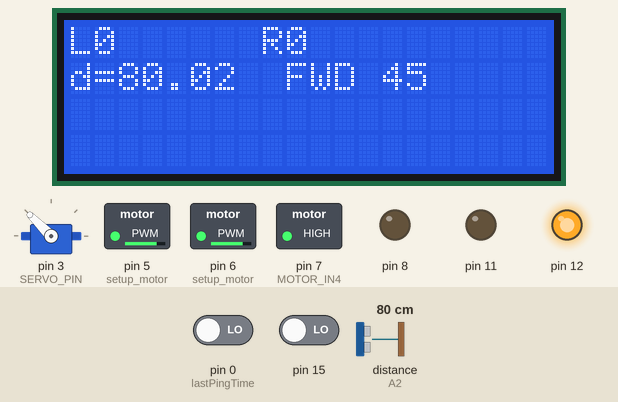
A sketch run on a simulated Arduino Mega 2560, built with avr-gcc and run on an emulated ATmega2560. Shown: servo, 20×4 character LCD, switched loads named in the sketch (green lamp = pin HIGH), output pins drawn as LEDs (lit = HIGH). Wiring (inferred from the names in the program): ultrasonic range finder: trigger pin 4; echo A2. Inputs (shaded band) come from the test bench; at power-on: distance to the obstacle (sensor on A2) 80 cm, pin 0 (lastPingTime) LOW, pin 15 LOW. The echo pulse lasts 58.3 µs per cm; EEPROM starts erased; pins used as bus, display or sensor lines are not drawn; what the sketch prints to the serial monitor is not drawn.

Above: at 2.3 s.
2.4 s: distance to the obstacle (sensor on A2) set to 27 cm
At 3.51 s:
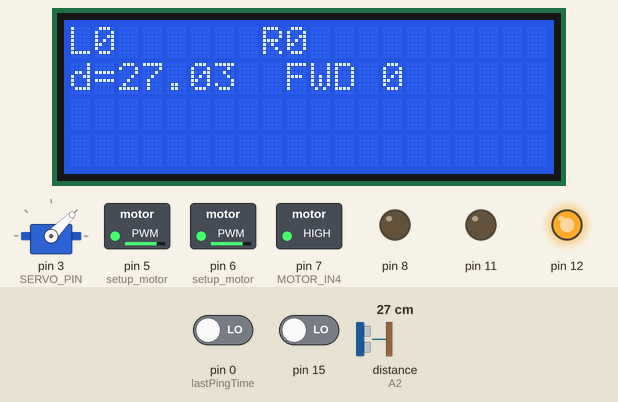
5.4 s: distance to the obstacle (sensor on A2) set to 22 cm
At 6.9 s:
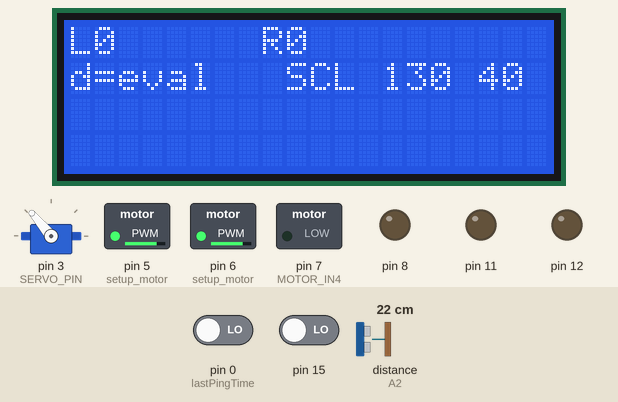
7.8 s: distance to the obstacle (sensor on A2) set to 299 cm
At 9.66 s:
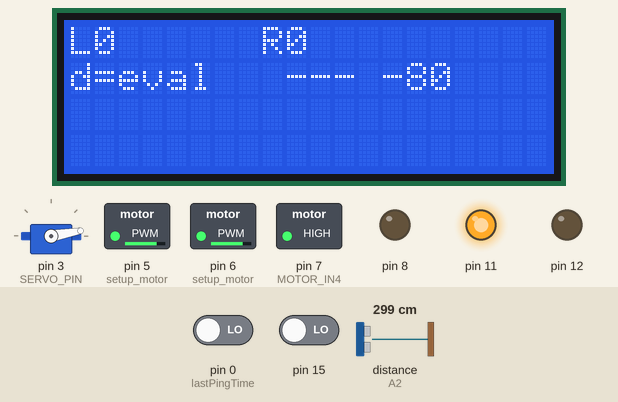
13.5 s: distance to the obstacle (sensor on A2) set to 2 cm
At 18.7 s:
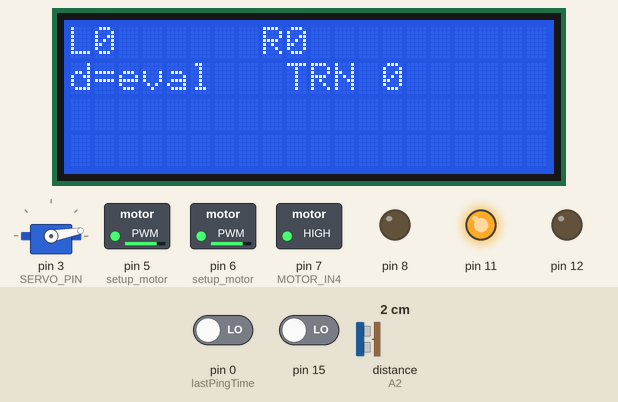
Timing chart, 0 to 22.6 s (numbered marks = the images above; inputs shaded):
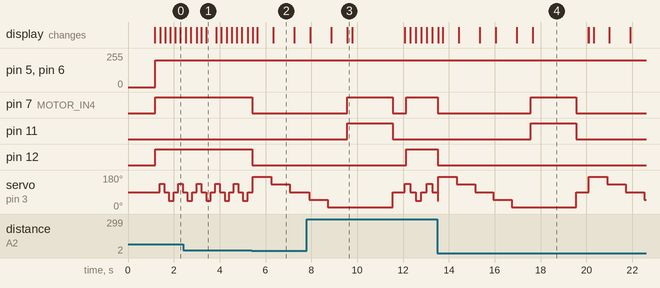

The sketch:

lab5.ino
```cpp
#include <Servo.h>
#include <LiquidCrystal_I2C.h>
#include <EEPROM.h>

#include "Ticker.h"
#include "Wheels.h"

#include "eepromlib.hpp"

#define SPEED 200
#define DELAY_BASE 1000
#define PING_INTERVAL 50
#define SERVO_MOVE_TIME 800
#define SWEEP_INTERVAL 200
#define BACKTRACK_TIME 2000

Wheels w;
Servo srv;
LiquidCrystal_I2C lcd(0x27, 20, 4);
int e_left = 1;
int e_right = 1;
int e_id = 0;

#define INTINPUT0 A0
#define INTINPUT1 A1
volatile int cnt0, cnt1;

unsigned long lastPingTime = 0;
unsigned long stateStartTime = 0;
unsigned long lastSweepTime = 0;
int sweepIndex = 0;
int sweepAngles[] = {45, 90, 135, 90};

float duration, distance;
float d[] = {0,0,0};
float dFarLeft, dLeft, dCenter, dRight, dFarRight;

enum State {
  FORWARD,
  STOPPED,
  SCAN_FL,
  SCAN_L,
  SCAN_C,
  SCAN_R,
  SCAN_FR,
  DECIDE,
  BACKTRACK
};

State state;
int angle;

void fn_display_isr() {
  lcd.clear();
  lcd.setCursor(0, 0);
  lcd.print("L");
  lcd.print(cnt0);

  lcd.setCursor(8, 0);
  lcd.print("R");
  lcd.print(cnt1);

  lcd.setCursor(0, 1);
  lcd.print("d=");
  lcd.print(distance);

  lcd.setCursor(9,1);

  switch (state) {
    case FORWARD:      lcd.print("FWD"); break;
    case SCAN_FL:      lcd.print("SFL"); break;
    case SCAN_L:       lcd.print("SCL 130"); break;
    case SCAN_C:       lcd.print("SCC 90"); break;
    case SCAN_R:       lcd.print("SCR 50"); break;
    case SCAN_FR:      lcd.print("SFR 10"); break;
    case BACKTRACK:    lcd.print("TRN"); break;
    default:           lcd.print("---"); break;
  }

  lcd.print(" ");
  lcd.print(angle-90);
}

// HC-SR04
// ECHO (A2) - receives
// TRIG (4) - sends
#define ECHO_PIN A2
#define TRIG_PIN 4

void setup_ultrasonic_sensor() {
  pinMode(ECHO_PIN, INPUT);
  pinMode(TRIG_PIN, OUTPUT);
}

// l289n Pinout
#define MOTOR_ENA 6  // white - EN A - SPEED R - PIN 6
#define MOTOR_ENB 5  // yellow - EN B - SPEED L - PIN 5
#define MOTOR_IN1 11 // gray - IN1 - PIN 11
#define MOTOR_IN2 12 // purple - IN2 - PIN 12
#define MOTOR_IN3 8  // blue - IN3 - PIN 8
#define MOTOR_IN4 7  // green - IN4 - PIN 7
void setup_motor() {
  pinMode(6, MOTOR_ENA);
  pinMode(5, MOTOR_ENB);
  w.attach(MOTOR_IN4, MOTOR_IN3, MOTOR_ENB, MOTOR_IN2, MOTOR_IN1, MOTOR_ENA);
}

// LiqidCrystal_I2C 16x2 LCD
#define SDA_PIN A4
#define SCL_PIN A5
void setup_lcd() {
  lcd.init();
  lcd.backlight();
  lcd.setCursor(0, 0);
}

#define SERVO_PIN 3
void setup_servo() {
  srv.attach(SERVO_PIN);
  angle=90;
  srv.write(90);
}

void setup_gap_counters() {
  cnt0 = 0;
  cnt1 = 0;

  PCICR = 0x02;
  PCMSK1 = 0x03;
}

void clear_eeprom() {
  for (int i = 0; i < EEPROM.length(); i++) {
    EEPROM.write(i, 0);
  }
}

void dump_eeprom() {
  Serial.begin(115200);

  for (int i = 0; i < EEPROM.length(); i++) {
    Serial.print(EEPROM.read(i), HEX);
    Serial.print(" ");
    if ((i + 1) % 16 == 0) Serial.println();
  }
  Serial.println();

  Serial.end();
}

void setup() {
  // clear_eeprom();
  dump_eeprom();

  setup_ultrasonic_sensor();
  setup_motor();
  setup_servo();
  setup_lcd();
  setup_gap_counters();

  state = FORWARD;
}

float getDistance() {
  for(int i = 0; i < 3; ++i ) {
    digitalWrite(TRIG_PIN, LOW);
    delayMicroseconds(2);
    digitalWrite(TRIG_PIN, HIGH);
    delayMicroseconds(10);
    digitalWrite(TRIG_PIN, LOW);
    long duration = pulseIn(ECHO_PIN, HIGH, 30000);
    d[i] = duration;
  }

  long best;
  if ((d[0] > d[1]) ^ (d[0] > d[2])) best = d[0];
  else if((d[1] < d[0]) ^ (d[1] < d[2])) best = d[1];
  else best = d[2];
  return (best * 0.0343 / 2);
}

void handleActiveForward() {
  unsigned long now = millis();

  if (now - lastSweepTime > SWEEP_INTERVAL) {
    sweepIndex = (sweepIndex + 1) % 4;
    angle=sweepAngles[sweepIndex];
    srv.write(sweepAngles[sweepIndex]);
    lastSweepTime = now;
  }

  if (now - lastPingTime > PING_INTERVAL) {
    distance = getDistance();
    lastPingTime = now;

    if (distance > 0 && distance < 25) {
      w.stop();
      e_id = ewrite_int(e_id, cnt0);
      e_id = ewrite_int(e_id, cnt1);
      cnt1 = 0;
      cnt0 = 0;
      state = STOPPED;
    } else {
      w.forward();
      e_left = 1;
      e_right = 1;
      w.setSpeed(SPEED);
    }
  }
}

void runScanner() {
  unsigned long now = millis();

  lcd.setCursor(0, 1);
  lcd.print("d=eval  ");

  switch (state) {
    case STOPPED:
      srv.write(170);
      stateStartTime = now;
      state = SCAN_FL;
      break;

    case SCAN_FL:
      if (now - stateStartTime > SERVO_MOVE_TIME) {
        dFarLeft = getDistance();
        angle=130;
        srv.write(130);
        stateStartTime = now;
        state = SCAN_L;
      }
      break;

    case SCAN_L:
      if (now - stateStartTime > SERVO_MOVE_TIME) {
        dLeft = getDistance();
        angle=90;
        srv.write(90);
        stateStartTime = now;
        state = SCAN_C;
      }
      break;

    case SCAN_C:
      if (now - stateStartTime > SERVO_MOVE_TIME) {
        dCenter = getDistance();
        angle=50;
        srv.write(50);
        stateStartTime = now;
        state = SCAN_R;
      }
      break;

    case SCAN_R:
      if (now - stateStartTime > SERVO_MOVE_TIME) {
        dRight = getDistance();
        angle=10;
        srv.write(10);
        stateStartTime = now;
        state = SCAN_FR;
      }
      break;

    case SCAN_FR:
      if (now - stateStartTime > SERVO_MOVE_TIME) {
        dFarRight = getDistance();
        state = DECIDE;
      }
      break;

    case DECIDE:
      evaluatePath();
      stateStartTime = now;

      state = BACKTRACK;
      angle = 90;
      break;

    case BACKTRACK:
      if (now - stateStartTime > BACKTRACK_TIME) {
        w.stop();

        angle=90;
        srv.write(90);
        delay(500);

        stateStartTime = now;
        state = FORWARD;
      }
      break;
  }
}

void evaluatePath() {
  if (dFarRight > 40 && dRight > 30) {
    e_id = ewrite_int(e_id, 0xF0);
    w.forwardRight();
    w.backLeft();
  } else if (dFarLeft > 40 && dLeft > 30) {
    e_id = ewrite_int(e_id, 0xF1);
    w.forwardLeft();
    w.backRight();
  } else if (dRight >= dLeft) {
    e_id = ewrite_int(e_id, 0xF2);
    w.forwardRight();
    w.backLeft();
  } else if (dLeft > dRight) {
    e_id = ewrite_int(e_id, 0xF3);
    w.forwardLeft();
    w.backRight();
  } else {
    e_id = ewrite_int(e_id, 0xF4);
    w.back();
  }
  w.setSpeed(SPEED);
}

void loop() {
static unsigned long lastLCD = 0;
  if (millis() - lastLCD > 200) {
    fn_display_isr();
    lastLCD = millis();
  }

  if (state == FORWARD) {
    handleActiveForward();
  } else {
    runScanner();
  }
}

ISR(PCINT1_vect) {
  cnt0 += PINC & (1 << PC0) >> PC0 & 1;
  cnt1 += PINC & (1 << PC1) >> PC1 & 1;
}
```

Ticker.h
```cpp
class Ticker {
  private:
    unsigned long period;
    unsigned long previousStart;
    void (*trigger)(void);
  public:
    Ticker(unsigned long p, void(*fun)(void)) {
      period = p;
      trigger = fun;
      previousStart = 0;
    }
    void check() {
      unsigned long timeNow = millis();
      if(timeNow - previousStart > period) {
        (*trigger)();
        previousStart = timeNow;
      }
    }
};
```

Wheels.cpp
```cpp
#include <Arduino.h>

#include "Wheels.h"

#define REVERSE_PIN 9
#define SET_MOVEMENT(side,f,b) digitalWrite( side[0], f);\
                               digitalWrite( side[1], b)

Wheels::Wheels()
{ }

void Wheels::attachRight(int pF, int pB, int pS)
{
    pinMode(pF, OUTPUT);
    pinMode(pB, OUTPUT);
    pinMode(pS, OUTPUT);
    this->pinsRight[0] = pF;
    this->pinsRight[1] = pB;
    this->pinsRight[2] = pS;
}


void Wheels::attachLeft(int pF, int pB, int pS)
{
    pinMode(pF, OUTPUT);
    pinMode(pB, OUTPUT);
    pinMode(pS, OUTPUT);
    this->pinsLeft[0] = pF;
    this->pinsLeft[1] = pB;
    this->pinsLeft[2] = pS;
}

void Wheels::setSpeedRight(uint8_t s)
{
    analogWrite(this->pinsRight[2], s);
}

void Wheels::setSpeedLeft(uint8_t s)
{
    analogWrite(this->pinsLeft[2], s);
}

void Wheels::setSpeed(uint8_t s)
{
    setSpeedLeft(s);
    setSpeedRight(s);
}

void Wheels::attach(int pRF, int pRB, int pRS, int pLF, int pLB, int pLS)
{
    this->attachRight(pRF, pRB, pRS);
    this->attachLeft(pLF, pLB, pLS);
}

void Wheels::forwardLeft()
{
    SET_MOVEMENT(pinsLeft, HIGH, LOW);
}

void Wheels::forwardRight()
{
    SET_MOVEMENT(pinsRight, HIGH, LOW);
}

void Wheels::backLeft()
{
    SET_MOVEMENT(pinsLeft, LOW, HIGH);
}

void Wheels::backRight()
{
    SET_MOVEMENT(pinsRight, LOW, HIGH);
}

void Wheels::forward()
{
    digitalWrite(REVERSE_PIN, LOW);
    this->forwardLeft();
    this->forwardRight();
}

void Wheels::back()
{
    digitalWrite(REVERSE_PIN, HIGH);
    this->backLeft();
    this->backRight();
}

void Wheels::stopLeft()
{
    SET_MOVEMENT(pinsLeft, LOW, LOW);
}

void Wheels::stopRight()
{
    SET_MOVEMENT(pinsRight, LOW, LOW);
}

void Wheels::stop()
{
    digitalWrite(REVERSE_PIN, LOW);
    this->stopLeft();
    this->stopRight();
}

void Wheels::goForward(int cm) {
    this->forward();
    this->setSpeed(255);
    delay(cm * 20);
    this->stop();
}

void Wheels::goBack(int cm) {
    this->back();
    this->setSpeed(255);
    delay(cm * 20);
    this->stop();
}
```

Wheels.h
```cpp
/*
 * prosta implementacja klasy obsługującej
 * silniki pojazdu za pośrednictwem modułu L298
 *
 * Sterowanie odbywa się przez:
 * 1)  powiązanie odpowiednich pinów I/O Arduino metodą attach()
 * 2)  ustalenie prędkości setSpeed*()
 * 3)  wywołanie funkcji ruchu
 *
 * TODO:
 *  - zabezpieczenie przed ruchem bez attach()
 *  - ustawienie domyślnej prędkości != 0
 */


#include <Arduino.h>


#ifndef Wheels_h
#define Wheels_h


class Wheels {
    public:
        Wheels();
        /*
         *  pinForward - wejście "naprzód" L298
         *  pinBack    - wejście "wstecz" L298
         *  pinSpeed   - wejście "enable/PWM" L298
         */
        void attachRight(int pinForward, int pinBack, int pinSpeed);
        void attachLeft(int pinForward, int pinBack, int pinSpeed);
        void attach(int pinRightForward, int pinRightBack, int pinRightSpeed,
                    int pinLeftForward, int pinLeftBack, int pinLeftSpeed);
        /*
         *  funkcje ruchu
         */
        void forward();
        void forwardLeft();
        void forwardRight();
        void back();
        void backLeft();
        void backRight();
        void stop();
        void stopLeft();
        void stopRight();
        /*
         *  ustawienie prędkości obrotowej (przez PWM)
         *   - minimalna efektywna wartość 60
         *      może zależeć od stanu naładowania baterii
         */
        void setSpeed(uint8_t);
        void setSpeedRight(uint8_t);
        void setSpeedLeft(uint8_t);
        /*
         *  dopisać goForward, goBack
        */
        void goForward(int cm);
        void goBack(int cm);
    private:
        int pinsRight[3];
        int pinsLeft[3];
};


#endif
```

eepromlib.hpp
```cpp
#ifndef RW_EEPROM_LIB
#define RW_EEPROM_LIB
// https://forum.arduino.cc/t/how-to-save-an-integer-in-eeprom/52254/3

int ewrite_int(int ee, const int value) {
    const byte* p = (const byte*)(const void*)&value;
    int i;
    for (i = 0; i < sizeof(value); i++)
	  EEPROM.write(ee++, *p++);
    return i;
}

int ewrite_str(int ee, const char* str) {
    int i = 0;
    while (*str) {
        EEPROM.write(ee++, *str++);
        i++;
    }
    EEPROM.write(ee, '\0');
    return i + 1;
}

// template <class T> int EEPROM_readAnything(int ee, T& value)
// {
//     byte* p = (byte*)(void*)&value;
//     int i;
//     for (i = 0; i < sizeof(value); i++)
// 	  *p++ = EEPROM.read(ee++);
//     return i;
// }

#endif 
```

Measured:
- the behaviour switches between 25 and 24 cm on distance to the obstacle (sensor on A2) (found by bisection; images 1 and 2)
- after the input at 5.4 s, pin 7 (MOTOR_IN4), pin 12: HIGH → LOW at once; the display: first changes at once (image 2 shows a later state)
- after the input at 7.8 s, pin 12: LOW → HIGH after 4.3 s; the display: first differs from a run without the input after 1.8 s (image 3)
- after the input at 13.5 s, pin 7 (MOTOR_IN4): HIGH → LOW at once, → HIGH 4.0 s later, → LOW 2.0 s later; pin 11: LOW → HIGH after 4.1 s, → LOW 2.0 s later; pin 12: HIGH → LOW at once; the display: first changes at once (image 4 shows a later state)
- what the display in image 1 shows lasts 0.5 s, from 3.4 s to 3.9 s
- what the display in image 2 shows lasts 1.0 s, from 6.3 s to 7.3 s
